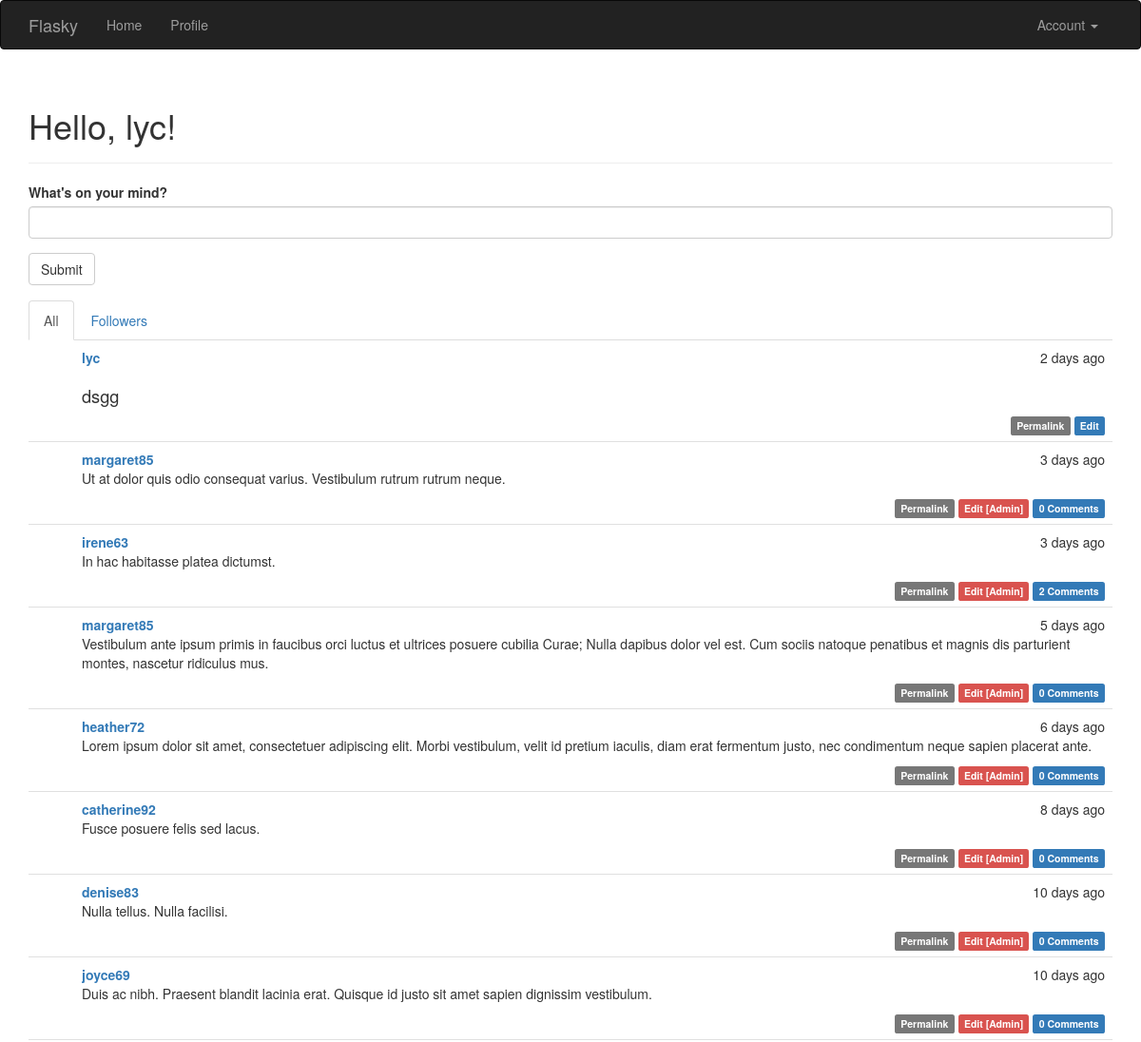
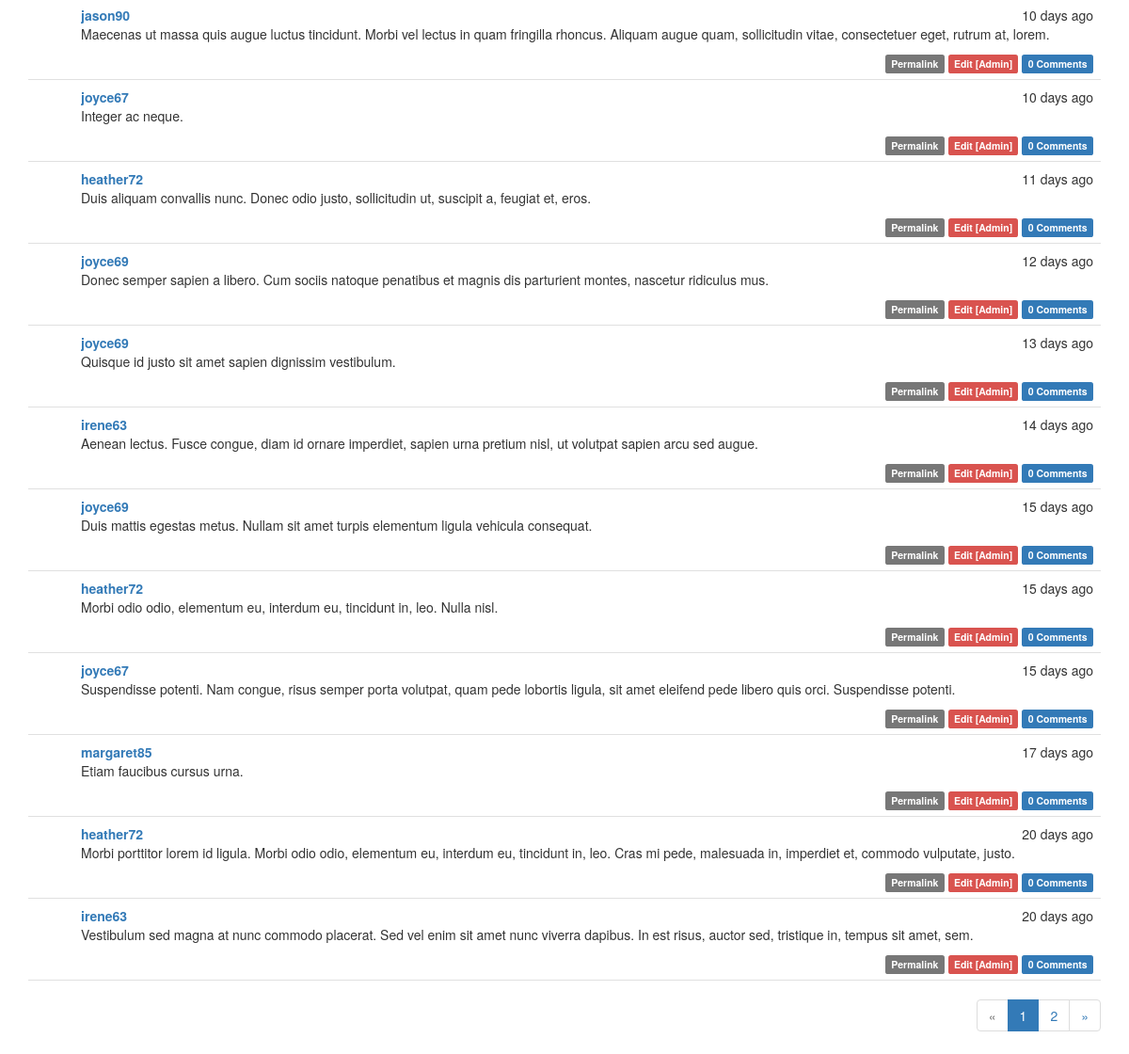
Screenshot of / (signed in) with the database file from the repository (2 pictures, top to bottom).
### app/models.py (models this page shows, shortened)
class User(UserMixin, db.Model):
	__tablename__ = 'users'
	id = db.Column(db.Integer, primary_key=True)
	username = db.Column(db.String(64), unique=True, index=True)
	role_id = db.Column(db.Integer, db.ForeignKey('roles.id'))
	password_hash = db.Column(db.String(128))
	email = db.Column(db.String(64), unique = True, index = True)
	confirmed = db.Column(db.Boolean, default = False)
	name = db.Column(db.String(64))
	location = db.Column(db.String(64))
	about_me = db.Column(db.Text())
	member_since = db.Column(db.DateTime(), default = datetime.utcnow)
	last_seen = db.Column(db.DateTime(), default = datetime.utcnow)
	posts = db.relationship('Post', backref = 'author', lazy = 'dynamic')
	followed = db.relationship('Follow',
								foreign_keys = [Follow.follower_id],
								backref = db.backref('follower', lazy = 'joined'),
								lazy = 'dynamic',
								cascade = 'all, delete-orphan')
	followers = db.relationship('Follow',
								foreign_keys = [Follow.followed_id],
								backref = db.backref('followed', lazy = 'joined'),
								lazy = 'dynamic',
								cascade = 'all, delete-orphan')
	comments = db.relationship('Comment', backref = 'author', lazy = 'dynamic')
	@property
	def password(self):
		raise AttributeError('password is not a readable attribute')
	def can(self, permissions):
		return self.role is not None and \
			(self.role.permissions & permissions) == permissions
	def is_administrator(self):
		return self.can(Permission.ADMINISTER)
	def ping(self):
		self.last_seen = datetime.utcnow()
		db.session.add(self)

class Post(db.Model):
	__tablename__ = 'posts'
	id = db.Column(db.Integer, primary_key = True)
	body = db.Column(db.Text)
	timestamp = db.Column(db.DateTime, index = True, default = datetime.utcnow)
	author_id = db.Column(db.Integer, db.ForeignKey('users.id'))
	body_html = db.Column(db.Text)
	comments = db.relationship('Comment', backref = 'post', lazy = 'dynamic')

### app/main/views.py (the view)
@main.route('/', methods = ['GET', 'POST'])
def index():
	form = PostForm()
	if current_user.can(Permission.WRITE_ARTICLES) and \
			form.validate_on_submit():
		post = Post(body = form.body.data,
					author = current_user._get_current_object())
		db.session.add(post)
		return redirect(url_for('.index'))
	page = request.args.get('page', 1, type = int)
	show_followed = False
	if current_user.is_authenticated:
		show_followed = bool(request.cookies.get('show_followed', ''))
	if show_followed:
		query = current_user.followed_posts
	else:
		query = Post.query
	pagination = query.order_by(Post.timestamp.desc()).paginate(
		page, per_page = current_app.config['FLASKY_POSTS_PER_PAGE'],
		error_out = False)
	posts = pagination.items
	return render_template('index.html', form = form, posts = posts,
							show_followed = show_followed, pagination = pagination)

### app/main/forms.py
class PostForm(Form):
	body = PageDownField("What's on your mind?", validators = [Required()])
	submit = SubmitField('Submit')

### app/auth/views.py (called while the page is built)
@auth.before_app_request
def before_request():
	if current_user.is_authenticated:
		current_user.ping()
		if not current_user.confirmed\
				and request.endpoint[:5] != 'auth.'\
				and request.endpoint != 'static':
			return redirect(url_for('auth.unconfirmed'))

### app/main/__init__.py (called while the page is built)
@main.app_context_processor
def inject_permission():
	return dict(Permission = Permission)

### app/models.py (called while the page is built)
@login_manager.user_loader
def load_user(user_id):
	return User.query.get(int(user_id))

### app/templates/index.html (shortened to what this page needs)
{% extends "base.html" %}
{% import "bootstrap/wtf.html" as wtf %}
{% import "_macros.html" as macros %}
{% block page_content %}
<div class="page-header">
	<h1>Hello, {% if current_user.is_authenticated %}{{ current_user.username }}{% else %}Stranger{% endif %}!</h1>
</div>
<div>
	{% if current_user.can(Permission.WRITE_ARTICLES) %}
	{{ wtf.quick_form(form) }}
	{% endif %}
</div>
<div class="post-tabs">
	<ul class="nav nav-tabs">
		<li{% if not show_followed %} class="active"{% endif %}><a href="{{ url_for('.show_all') }}">All</a></li>
		{% if current_user.is_authenticated %}
		<li{% if show_followed %} class="active"{% endif %}><a href="{{ url_for('.show_followed') }}">Followers</a></li>
		{% endif %}
	</ul>
	{% include '_posts.html' %}
</div>
{% if pagination %}
<div class = "pagination">
	{{ macros.pagination_widget(pagination, '.index') }}
</div>
{% endif %}
{% endblock %}

### app/templates/_posts.html
<ul class="posts">
	{% for post in posts %}
	<li class="post">
		<div class="post-content">
			<div class="post-date">{{ moment(post.timestamp).fromNow() }}</div>
			<div class="post-author"><a href="{{ url_for('.user', username=post.author.username) }}">{{ post.author.username }}</a></div>
			<div class="post-body">
				{% if post.body_html %}
					{{ post.body_html | safe }}
				{% else %}
					{{ post.body }}
				{% endif %}
			</div>
			<div class = "post-footer">
				<a href = "{{ url_for('.post', id = post.id) }}">
					<span class = "label label-default">Permalink</span>
				</a>
				{% if current_user == post.author %}
				<a href = "{{ url_for('.edit', id = post.id) }}">
					<span class = "label label-primary">Edit</span>
				</a>
				{% elif current_user.is_administrator() %}
				<a href = "{{ url_for('.edit', id = post.id) }}">
					<span class = "label label-danger">Edit [Admin]</span>
				</a>
				 <a href="{{ url_for('.post', id=post.id) }}#comments">
					<span class="label label-primary">{{ post.comments.count() }} Comments</span>
				</a>
				{% endif %}
			</div>
		</div>
	</li>
	{% endfor %}
</ul>

### app/static/styles.css (style rules this page uses)
div.post-tabs { margin-top: 16px; }
ul.posts { list-style-type: none; padding: 0px; margin: 16px 0px 0px 0px; border-top: 1px solid #e0e0e0; }
div.post-tabs ul.posts { margin: 0px; border-top: none; }
ul.posts li.post { padding: 8px; border-bottom: 1px solid #e0e0e0; }
div.post-date { float: right; }
div.post-author { font-weight: bold; }
div.post-content { margin-left: 48px; min-height: 48px; }
div.post-footer { text-align: right; }
div.pagination { width: 100%; text-align: right; padding: 0px; margin: 0px; }
.post-body h2 { font-size: 130%; }

### rows the page displays
User: username "lyc"
Post: timestamp "2 days ago", author.username "lyc", body_html "dsgg"
Post: timestamp "3 days ago", author.username "margaret85", body_html "Ut at dolor quis odio consequat varius. Vestibulum rutrum rutrum neque.", comments.count "0"
Post: timestamp "3 days ago", author.username "irene63", body_html "In hac habitasse platea dictumst.", comments.count "2"
Post: timestamp "5 days ago", author.username "margaret85", body_html "Vestibulum ante ipsum primis in faucibus orci luctus et ultrices posuere cubilia Curae; Nulla dapibus dolor vel est. Cum sociis natoque penatibus et magnis dis parturient montes, nascetur ridiculus mus.", comments.count "0"
Post: timestamp "6 days ago", author.username "heather72", body_html "Lorem ipsum dolor sit amet, consectetuer adipiscing elit. Morbi vestibulum, velit id pretium iaculis, diam erat fermentum justo, nec condimentum neque sapien placerat ante.", comments.count "0"
Post: timestamp "8 days ago", author.username "catherine92", body_html "Fusce posuere felis sed lacus.", comments.count "0"
Post: timestamp "10 days ago", author.username "denise83", body_html "Nulla tellus. Nulla facilisi.", comments.count "0"
Post: timestamp "10 days ago", author.username "joyce69", body_html "Duis ac nibh. Praesent blandit lacinia erat. Quisque id justo sit amet sapien dignissim vestibulum.", comments.count "0"
Post: timestamp "10 days ago", author.username "jason90", body_html "Maecenas ut massa quis augue luctus tincidunt. Morbi vel lectus in quam fringilla rhoncus. Aliquam augue quam, sollicitudin vitae, consectetuer eget, rutrum at, lorem.", comments.count "0"
Post: timestamp "10 days ago", author.username "joyce67", body_html "Integer ac neque.", comments.count "0"
Post: timestamp "11 days ago", author.username "heather72", body_html "Duis aliquam convallis nunc. Donec odio justo, sollicitudin ut, suscipit a, feugiat et, eros.", comments.count "0"
Post: timestamp "12 days ago", author.username "joyce69", body_html "Donec semper sapien a libero. Cum sociis natoque penatibus et magnis dis parturient montes, nascetur ridiculus mus.", comments.count "0"
Post: timestamp "13 days ago", author.username "joyce69", body_html "Quisque id justo sit amet sapien dignissim vestibulum.", comments.count "0"
Post: timestamp "14 days ago", author.username "irene63", body_html "Aenean lectus. Fusce congue, diam id ornare imperdiet, sapien urna pretium nisl, ut volutpat sapien arcu sed augue.", comments.count "0"
Post: timestamp "15 days ago", author.username "joyce69", body_html "Duis mattis egestas metus. Nullam sit amet turpis elementum ligula vehicula consequat.", comments.count "0"
Post: timestamp "15 days ago", author.username "heather72", body_html "Morbi odio odio, elementum eu, interdum eu, tincidunt in, leo. Nulla nisl.", comments.count "0"
Post: timestamp "15 days ago", author.username "joyce67", body_html "Suspendisse potenti. Nam congue, risus semper porta volutpat, quam pede lobortis ligula, sit amet eleifend pede libero quis orci. Suspendisse potenti.", comments.count "0"
Post: timestamp "17 days ago", author.username "margaret85", body_html "Etiam faucibus cursus urna.", comments.count "0"
Post: timestamp "20 days ago", author.username "heather72", body_html "Morbi porttitor lorem id ligula. Morbi odio odio, elementum eu, interdum eu, tincidunt in, leo. Cras mi pede, malesuada in, imperdiet et, commodo vulputate, justo.", comments.count "0"
Post: timestamp "20 days ago", author.username "irene63", body_html "Vestibulum sed magna at nunc commodo placerat. Sed vel enim sit amet nunc viverra dapibus. In est risus, auctor sed, tristique in, tempus sit amet, sem.", comments.count "0"

### other values shown
{{ p }} "1"
{{ p }} "2"
